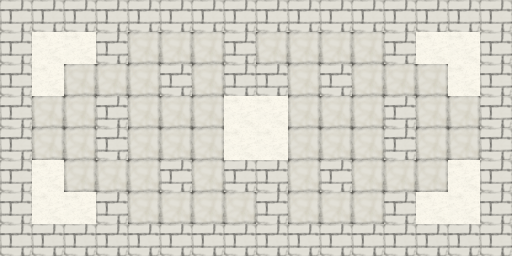

This is a level from a 2D game, rendered from its Tiled map with the project's own tilesets. A one-line summary and the map file follow, with tile-layer data summarised:
An orthogonal 16x8 tile map with 32x32 px tiles, 5 tile layers (Void, Background, Explodable, Walls, ...), 3 tilesets and 4 objects (P1, P2, P3, P4).

<map version="1.0" orientation="orthogonal" renderorder="right-down" width="16" height="8" tilewidth="32" tileheight="32" nextobjectid="38">
 <tileset firstgid="1" name="sandstone_tileset" tilewidth="32" tileheight="32" spacing="2" margin="1" tilecount="4" columns="3">
  <image source="../Spritesheets/sandstone_spritesheet.png" width="128" height="64" />
 </tileset>
 <tileset firstgid="5" name="items_tileset" tilewidth="32" tileheight="32" spacing="2" margin="1" tilecount="7" columns="7">
  <image source="../Spritesheets/non_tile_spritesheet.png" width="256" height="64" />
 </tileset>
 <tileset firstgid="12" name="all_map_tileset" tilewidth="32" tileheight="32" spacing="2" margin="1" tilecount="7" columns="7">
  <image source="../Spritesheets/map_multiuse_spreadsheet.png" width="256" height="64" />
 </tileset>
 <layer name="Void" width="16" height="8">
  <data>[128 cells, 128 non-empty, 1 distinct tile ids]</data>
 </layer>
 <layer name="Background" width="16" height="8">
  <data>[128 cells, 128 non-empty, 1 distinct tile ids]</data>
 </layer>
 <layer name="Explodable" width="16" height="8">
  <data>[128 cells, 50 non-empty, 1 distinct tile ids]</data>
 </layer>
 <layer name="Walls" width="16" height="8">
  <data>[128 cells, 62 non-empty, 1 distinct tile ids]</data>
 </layer>
 <layer name="Items" width="16" height="8">
  <data>[128 cells, 0 non-empty, 0 distinct tile ids]</data>
 </layer>
 <objectgroup name="Players">
  <object id="31" name="P1" gid="12" x="32" y="64" width="32" height="32" />
  <object id="34" name="P2" gid="13" x="448" y="224" width="32" height="32" />
  <object id="35" name="P3" gid="14" x="448" y="64" width="32" height="32" />
  <object id="36" name="P4" gid="15" x="32" y="224" width="32" height="32" />
 </objectgroup>
</map>
